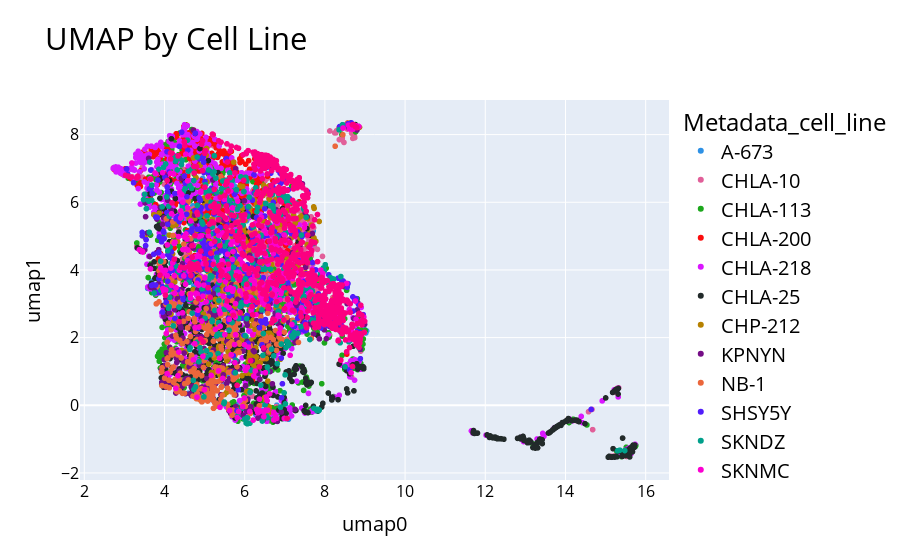

The cell this chart's notebook holds for it:
### Code cell
fig = px.scatter(
    umapdf,
    x="umap0",
    y="umap1",
    color="Metadata_cell_line",
    title="UMAP by Cell Line",
    color_discrete_sequence=px.colors.qualitative.Dark24,
)

fig.update_layout(
    font=dict(size=22, color="black"),
    legend=dict(font=dict(size=20)),
    xaxis=dict(
        title_font=dict(size=20),
        tickfont=dict(size=16),
    ),
    yaxis=dict(
        title_font=dict(size=20),
        tickfont=dict(size=16),
    ),
)

fig.show()
fig.write_image(
    static_figure_path / "round1_cell_line_umap.png", width=2000, height=1200
)
fig.write_html(
    int_figure_path / "round1_cell_line_umap.html",
    full_html=True,
    include_plotlyjs="embed",
)

### Figure 1 — Plotly figure (JSON) as saved in the notebook; plotly's stock layout.template omitted (floating-point values rounded to 4 significant figures; data arrays with more than 128 entries replaced by an {"elided": "..."} marker saying what was removed)
{"data": [{"hovertemplate": "Metadata_cell_line=A-673<br>umap0=%{x}<br>umap1=%{y}<extra></extra>", "legendgroup": "A-673", "marker": {"color": "#2E91E5", "symbol": "circle"}, "mode": "markers", "name": "A-673", "showlegend": true, "type": "scattergl", "x": {"elided": "325 float values"}, "xaxis": "x", "y": {"elided": "325 float values"}, "yaxis": "y"}, {"hovertemplate": "Metadata_cell_line=CHLA-10<br>umap0=%{x}<br>umap1=%{y}<extra></extra>", "legendgroup": "CHLA-10", "marker": {"color": "#E15F99", "symbol": "circle"}, "mode": "markers", "name": "CHLA-10", "showlegend": true, "type": "scattergl", "x": {"elided": "750 float values"}, "xaxis": "x", "y": {"elided": "750 float values"}, "yaxis": "y"}, {"hovertemplate": "Metadata_cell_line=CHLA-113<br>umap0=%{x}<br>umap1=%{y}<extra></extra>", "legendgroup": "CHLA-113", "marker": {"color": "#1CA71C", "symbol": "circle"}, "mode": "markers", "name": "CHLA-113", "showlegend": true, "type": "scattergl", "x": {"elided": "750 float values"}, "xaxis": "x", "y": {"elided": "750 float values"}, "yaxis": "y"}, {"hovertemplate": "Metadata_cell_line=CHLA-200<br>umap0=%{x}<br>umap1=%{y}<extra></extra>", "legendgroup": "CHLA-200", "marker": {"color": "#FB0D0D", "symbol": "circle"}, "mode": "markers", "name": "CHLA-200", "showlegend": true, "type": "scattergl", "x": {"elided": "375 float values"}, "xaxis": "x", "y": {"elided": "375 float values"}, "yaxis": "y"}, {"hovertemplate": "Metadata_cell_line=CHLA-218<br>umap0=%{x}<br>umap1=%{y}<extra></extra>", "legendgroup": "CHLA-218", "marker": {"color": "#DA16FF", "symbol": "circle"}, "mode": "markers", "name": "CHLA-218", "showlegend": true, "type": "scattergl", "x": {"elided": "750 float values"}, "xaxis": "x", "y": {"elided": "750 float values"}, "yaxis": "y"}, {"hovertemplate": "Metadata_cell_line=CHLA-25<br>umap0=%{x}<br>umap1=%{y}<extra></extra>", "legendgroup": "CHLA-25", "marker": {"color": "#222A2A", "symbol": "circle"}, "mode": "markers", "name": "CHLA-25", "showlegend": true, "type": "scattergl", "x": {"elided": "750 float values"}, "xaxis": "x", "y": {"elided": "750 float values"}, "yaxis": "y"}, {"hovertemplate": "Metadata_cell_line=CHP-212<br>umap0=%{x}<br>umap1=%{y}<extra></extra>", "legendgroup": "CHP-212", "marker": {"color": "#B68100", "symbol": "circle"}, "mode": "markers", "name": "CHP-212", "showlegend": true, "type": "scattergl", "x": {"elided": "375 float values"}, "xaxis": "x", "y": {"elided": "375 float values"}, "yaxis": "y"}, {"hovertemplate": "Metadata_cell_line=KPNYN<br>umap0=%{x}<br>umap1=%{y}<extra></extra>", "legendgroup": "KPNYN", "marker": {"color": "#750D86", "symbol": "circle"}, "mode": "markers", "name": "KPNYN", "showlegend": true, "type": "scattergl", "x": {"elided": "350 float values"}, "xaxis": "x", "y": {"elided": "350 float values"}, "yaxis": "y"}, {"hovertemplate": "Metadata_cell_line=NB-1<br>umap0=%{x}<br>umap1=%{y}<extra></extra>", "legendgroup": "NB-1", "marker": {"color": "#EB663B", "symbol": "circle"}, "mode": "markers", "name": "NB-1", "showlegend": true, "type": "scattergl", "x": {"elided": "350 float values"}, "xaxis": "x", "y": {"elided": "350 float values"}, "yaxis": "y"}, {"hovertemplate": "Metadata_cell_line=SHSY5Y<br>umap0=%{x}<br>umap1=%{y}<extra></extra>", "legendgroup": "SHSY5Y", "marker": {"color": "#511CFB", "symbol": "circle"}, "mode": "markers", "name": "SHSY5Y", "showlegend": true, "type": "scattergl", "x": {"elided": "375 float values"}, "xaxis": "x", "y": {"elided": "375 float values"}, "yaxis": "y"}, {"hovertemplate": "Metadata_cell_line=SKNDZ<br>umap0=%{x}<br>umap1=%{y}<extra></extra>", "legendgroup": "SKNDZ", "marker": {"color": "#00A08B", "symbol": "circle"}, "mode": "markers", "name": "SKNDZ", "showlegend": true, "type": "scattergl", "x": {"elided": "375 float values"}, "xaxis": "x", "y": {"elided": "375 float values"}, "yaxis": "y"}, {"hovertemplate": "Metadata_cell_line=SKNMC<br>umap0=%{x}<br>umap1=%{y}<extra></extra>", "legendgroup": "SKNMC", "marker": {"color": "#FB00D1", "symbol": "circle"}, "mode": "markers", "name": "SKNMC", "showlegend": true, "type": "scattergl", "x": {"elided": "325 float values"}, "xaxis": "x", "y": {"elided": "325 float values"}, "yaxis": "y"}, {"hovertemplate": "Metadata_cell_line=U2-OS<br>umap0=%{x}<br>umap1=%{y}<extra></extra>", "legendgroup": "U2-OS", "marker": {"color": "#FC0080", "symbol": "circle"}, "mode": "markers", "name": "U2-OS", "showlegend": true, "type": "scattergl", "x": {"elided": "750 float values"}, "xaxis": "x", "y": {"elided": "750 float values"}, "yaxis": "y"}], "layout": {"font": {"color": "black", "size": 22}, "legend": {"font": {"size": 20}, "title": {"text": "Metadata_cell_line"}, "tracegroupgap": 0}, "title": {"text": "UMAP by Cell Line"}, "xaxis": {"anchor": "y", "domain": [0.0, 1.0], "tickfont": {"size": 16}, "title": {"font": {"size": 20}, "text": "umap0"}}, "yaxis": {"anchor": "x", "domain": [0.0, 1.0], "tickfont": {"size": 16}, "title": {"font": {"size": 20}, "text": "umap1"}}}}
